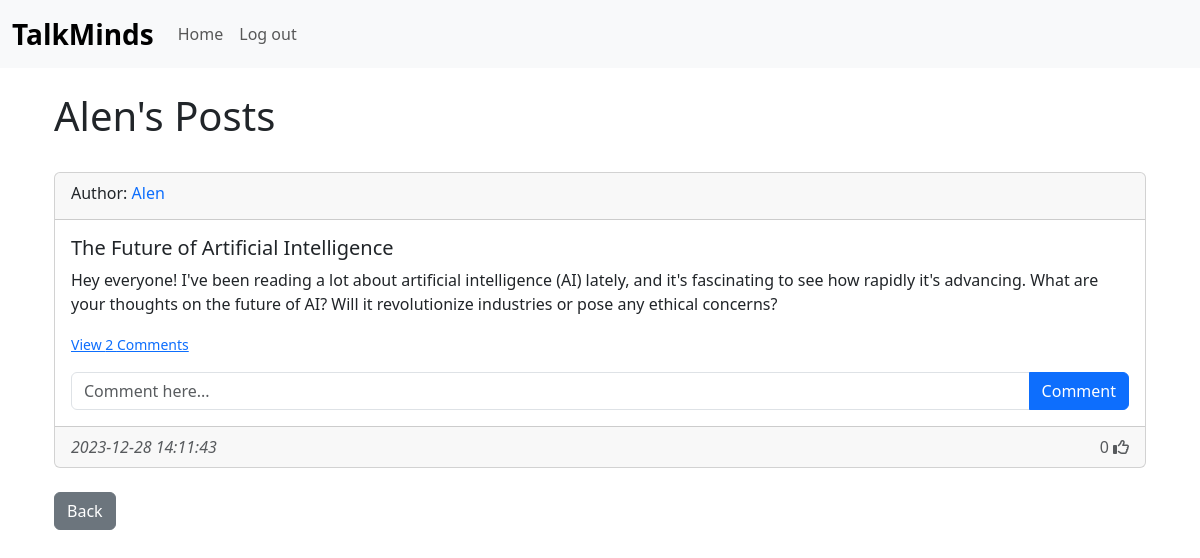
/posts/Alen (signed in), run on the app's committed database.
### website/models.py (models this page shows)
class User(db.Model, UserMixin):
  id = db.Column(db.Integer, primary_key=True)
  email = db.Column(db.String(150), unique=True)
  username = db.Column(db.String(150), unique=True)
  password = db.Column(db.String(150))
  date_created = db.Column(db.DateTime(timezone=True), default = func.now())
  posts = db.relationship('Post', backref='user', passive_deletes=True)
  comments = db.relationship('Comment', backref='user', passive_deletes=True)
  likes = db.relationship('Like', backref='user', passive_deletes=True)

class Post(db.Model):
  id = db.Column(db.Integer, primary_key=True)
  title = db.Column(db.Text, nullable=False)
  text = db.Column(db.Text, nullable=False)
  date_created = db.Column(db.DateTime(timezone=True), default = func.now())
  author = db.Column(db.Integer, db.ForeignKey('user.id', ondelete='CASCADE'), nullable=False)
  comments = db.relationship('Comment', backref='post', passive_deletes=True)
  likes = db.relationship('Like', backref='post', passive_deletes=True)

### website/views.py (the view)
@views.route("/posts/<username>")
@login_required
def posts(username):
  user = User.query.filter_by(username=username).first()
  if not user:
    flash('No user with that username exists.',category='error')
    return redirect(url_for('views.home'))
  posts = user.posts
  return render_template("posts.html", user=current_user, posts=posts, username=username)

### website/__init__.py (called while the page is built)
def create_app():
  app = Flask(__name__)
  app.config['SECRET_KEY'] = "helloworld"
  app.config['SQLALCHEMY_DATABASE_URI'] = f'sqlite:///{DB_NAME}'
  db.init_app(app)
  from .views import views
  from .auth import auth
  app.register_blueprint(views, url_prefix="/")
  app.register_blueprint(auth, url_prefix="/")
  from .models import User, Post, Comment, Like
  with app.app_context():
    db.create_all()
  login_manager = LoginManager()
  login_manager.login_view = "auth.login"
  login_manager.init_app(app)
  @login_manager.user_loader
  def load_user(id):
    return User.query.get(int(id))
  return app

### website/templates/posts.html (shortened to what this page needs)
{% extends "base.html" %}
{% block content %}
<h1>{{username}}'s Posts</h1>
<br />
{% for post in posts %}
{% include 'post_div.html' %}
{% endfor %}
<div class="d-flex justify-content-between align-items-center">
  <a href="/home" class="btn btn-md btn-secondary">Back</a>
</div>
{% endblock %}

### website/templates/post_div.html (shortened to what this page needs)
<div class="card">
  <div class="card-header d-flex justify-content-between align-items-center">
    <div class="flex-grow-1">
      <span>Author:</span>
      <a href="/posts/{{post.user.username}}">
        <h6 class="d-inline-block">{{post.user.username}}</h6>
      </a>
    </div>
  </div>
  <div class="card-body">
    <h5 class="card-title">{{ post.title }}</h5>
    <div class="card-text">{{ post.text }}</div>
    <div class="card-text mt-3">
      {% if post.comments|length > 0 %}
      <a href="#comment-{{post.id}}" data-bs-toggle="collapse" role="button">
        <small>View {{post.comments|length}} Comments</small>
      </a>
      {% else %}
      <small class="text-muted">No comments</small>
      {% endif %}
    </div>
    <form
      method="POST"
      class="input-group mt-3"
      action="/create-comment/{{post.id}}"
    >
      <input
        type="text"
        id="text"
        name="text"
        class="form-control"
        placeholder="Comment here..."
      />
      <button class="btn btn-primary" type="submit">Comment</button>
    </form>
  </div>
  <div class="card-footer text-muted d-flex justify-content-between">
    <em>{{post.date_created}}</em>
    <div>
      <span id="liks-count-{{post.id}}">{{ post.likes|length }}</span>
      {% if user.id in post.likes|map(attribute="author")|list %}
      <i
        class="fas fa-thumbs-up"
        id="like-button-{{post.id}}"
        onclick="like({{post.id}})"
      ></i>
      {% else %}
      <i
        class="far fa-thumbs-up"
        id="like-button-{{post.id}}"
        onclick="like({{post.id}})"
      ></i>
      {% endif %}
    </div>
  </div>
</div>
<br />

### data on the page
User: username "Alen"
Post: user.username "Alen", title "The Future of Artificial Intelligence", text "Hey everyone! I've been reading a lot about artificial intelligence (AI) lately, and it's fascinating to see how rapidly it's advancing. What are your thoughts on the future of AI? Will it revolutionize industries or pose any ethical concerns?", comments|length "2", date_created "2023-12-28 14:11:43", likes|length "0"
